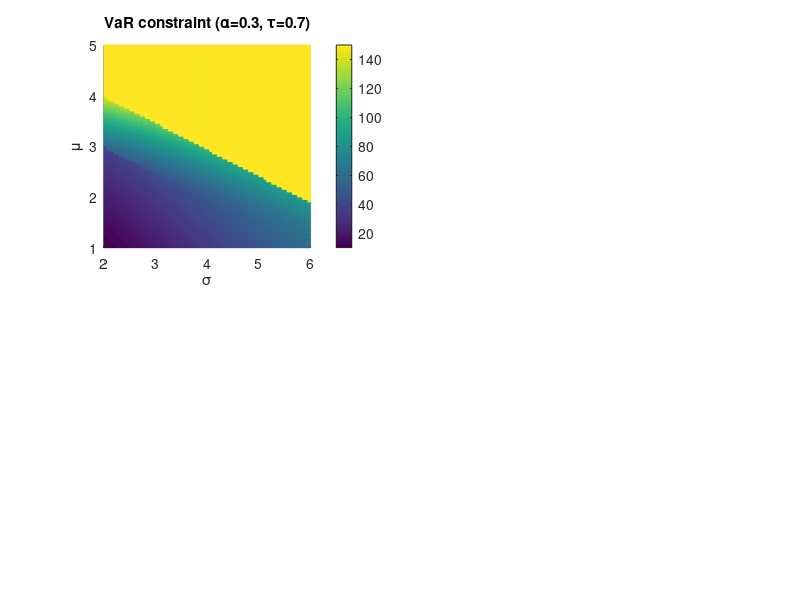

This chart was generated by the following MATLAB code: (Note: this script raises an error after producing the figure.)
clear all

load sens_mu_sig_VAR.mat
figure 
subplot(2,2,1)

surface(02:0.05:6,1:0.05:5,OptCost,'EdgeColor','flat')
h=colorbar;
xlabel('\sigma')
ylabel('\mu')
title('VaR constraint (\alpha=0.3, \tau=0.7)')
h.Ticks=[30,50:20:150]
h.TickLabels={'30','50','70','90','110','130','Infeasible'}

% clear all
% 
%
subplot(2,2,3)
load sens_mu_sig_CVAR.mat
% 
% % 
% load sens_mu_sig_VAR.mat
for k1=1:length(1:0.05:5)
    for k2=1:length(2:0.05:6)
        if OptCost(k1,k2)==150
            OptCost(k1,k2)=200;
        end
    end
end
surface(2:0.05:6,1:0.05:5,OptCost,'EdgeColor','flat')
h=colorbar;
xlabel('\sigma')
ylabel('\mu')
title('CVaR constraint (\alpha=0.3, \tau=0.7)')
h.Ticks=[30,50:20:170,200]
h.TickLabels={'30','50','70','90','110','130','150','170','Infeasible'}
load sens_mu_sig_VAR_HA.mat

for k1=1:length(1:0.05:5)
    for k2=1:length(2:0.05:6)
        if OptCost(k1,k2)==-1
            OptCost(k1,k2)=150;
        end
    end
end


subplot(2,2,2)

surface(02:0.05:6,1:0.05:5,OptCost,'EdgeColor','flat')
h=colorbar;
xlabel('\sigma')
ylabel('\mu')
title('VaR constraint (\alpha=0.2, \tau=0.8)')
h.Ticks=[30,50:20:150]
h.TickLabels={'30','50','70','90','110','130','Infeasible'}

% clear all
% 
%
subplot(2,2,4)
load sens_mu_sig_CVAR_HA.mat
% 
% % 
% load sens_mu_sig_VAR.mat
for k1=1:length(1:0.05:5)
    for k2=1:length(2:0.05:6)
        if OptCost(k1,k2)==150
            OptCost(k1,k2)=180;
        end
    end
end
surface(2:0.05:6,1:0.05:5,OptCost,'EdgeColor','flat')
h=colorbar;
xlabel('\sigma')
ylabel('\mu')
title('CVaR constraint (\alpha=0.2, \tau=0.8)')
h.Ticks=[30:20:150,170]
h.TickLabels={'30','50','70','90','110','130','150','Infeasible'}